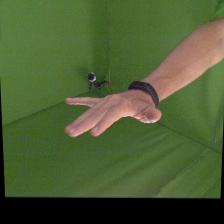
#> input picture Hand pose estimation datasets/FreiHAND/original/naked_hands/00000241.jpg, 224 x 224 px, given in place of 00004882.jpg, which was not available
$ jupyter execute --allow-errors draft.ipynb
#> lines starting #> are read from the running program, lines starting #| are printed output that depends on the picture; pictures that were not available may be replaced by others from this repository, and a replacement may not be noted
[cell 1]
import cv2
import numpy as np
import matplotlib.pyplot as plt

[cell 2]
import numpy as np
import argparse
import cv2
def adjust_gamma(image, gamma=1.0):
    # build a lookup table mapping the pixel values [0, 255] to
    # their adjusted gamma values
    invGamma = 1.0 / gamma
    table = np.array([((i / 255.0) ** invGamma) * 255
        for i in np.arange(0, 256)]).astype("uint8")
    # apply gamma correction using the lookup table
    return cv2.LUT(image, table)

[cell 3]
index = 4882
image = cv2.imread(f"/Users/muxin/PyCharm/FreiHAND/original/naked_hands/{index:08d}.jpg")
#> image is the input picture: shape (224, 224, 3); mean B, G, R 51.8, 93.3, 76.8

fig = plt.figure(figsize=(16, 12))
columns, rows = 4, 1
gamma_values = [0.2, 0.5, 2, 5]  #[0.2, 0.5, 1, 2, 5]
titles = ['Strongly underexposed', 'Underexposed', 'Overexposed', 'Strongly overexposed']

for i in range(1, columns*rows +1):
    image_gamma_correct=adjust_gamma(image, gamma_values[i-1])
    fig.add_subplot(rows, columns, i)
    plt.title(titles[i-1])
    plt.imshow(image_gamma_correct)
#> this loop made 4 passes
#> pass 1, `image_gamma_correct=adjust_gamma(image, gamma_values[i-1])`:
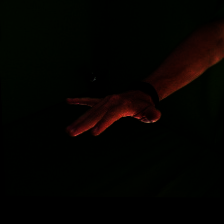
#> image_gamma_correct: shape (224, 224, 3); mean B, G, R 0.6, 3.1, 4.6
#> pass 2, `image_gamma_correct=adjust_gamma(image, gamma_values[i-1])`:
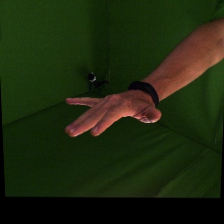
#> image_gamma_correct: shape (224, 224, 3); mean B, G, R 13.5, 39.3, 30
#> pass 3, `image_gamma_correct=adjust_gamma(image, gamma_values[i-1])`:
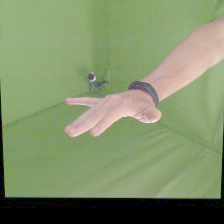
#> image_gamma_correct: shape (224, 224, 3); mean B, G, R 105.6, 143.9, 128.8
plt.show()
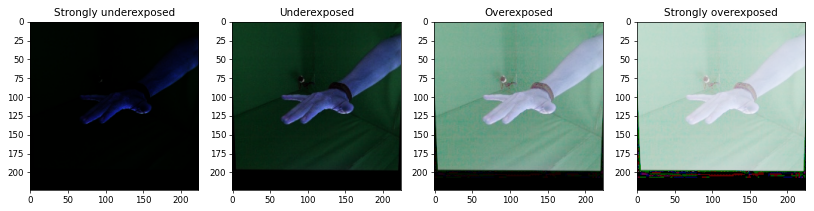
#> figure drawn by matplotlib, 4 panels; B, G, R data is drawn as R, G, B

[cell 4]
image_gamma_correct=adjust_gamma(image, 80)
#> in adjust_gamma (call 5), `return cv2.LUT(image, table)`:
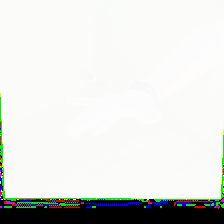
#> returned value: shape (224, 224, 3); mean of channels 0, 1, 2 221.7, 225.1, 222.2; drawn as B, G, R

$ run again, on Hand pose estimation datasets/FreiHAND/original/naked_hands/00004247.jpg
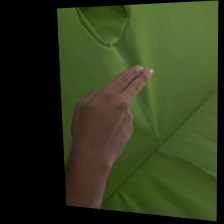
#> input picture Hand pose estimation datasets/FreiHAND/original/naked_hands/00004247.jpg, 224 x 224 px, given in place of 00004882.jpg, which was not available
#> image is the input picture: shape (224, 224, 3); mean B, G, R 27.8, 56.9, 48
#> `plt.show()`:
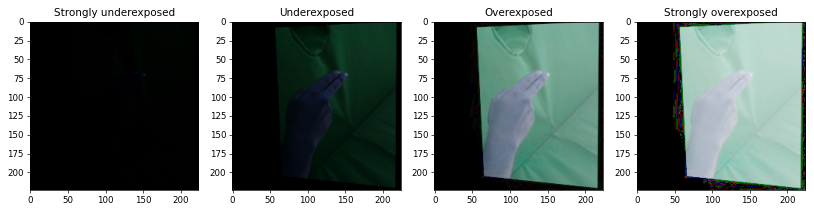
#> figure drawn by matplotlib, 4 panels; B, G, R data is drawn as R, G, B
#> in adjust_gamma (call 5), `return cv2.LUT(image, table)`:
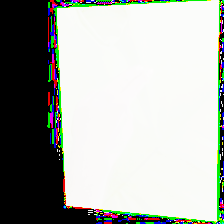
#> returned value: shape (224, 224, 3); mean of channels 0, 1, 2 168, 173.2, 169.5; drawn as B, G, R

$ run again, on Hand pose estimation datasets/FreiHAND/original/naked_hands/00005629.jpg
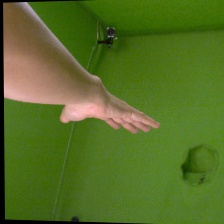
#> input picture Hand pose estimation datasets/FreiHAND/original/naked_hands/00005629.jpg, 224 x 224 px, given in place of 00004882.jpg, which was not available
#> image is the input picture: shape (224, 224, 3); mean B, G, R 37.9, 109.9, 85.6
#> `plt.show()`:
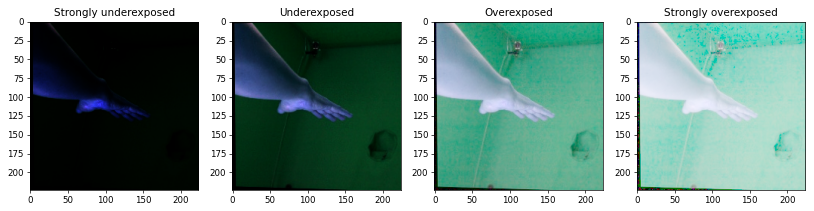
#> figure drawn by matplotlib, 4 panels; B, G, R data is drawn as R, G, B
#> in adjust_gamma (call 5), `return cv2.LUT(image, table)`:
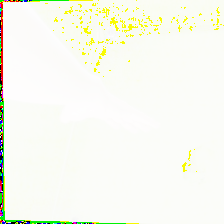
#> returned value: shape (224, 224, 3); mean of channels 0, 1, 2 238.5, 248.8, 247; drawn as B, G, R

$ run again, on Hand pose estimation datasets/FreiHAND/original/naked_hands/00006154.jpg
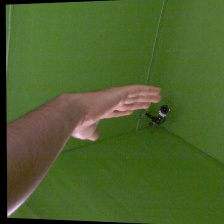
#> input picture Hand pose estimation datasets/FreiHAND/original/naked_hands/00006154.jpg, 224 x 224 px, given in place of 00004882.jpg, which was not available
#> image is the input picture: shape (224, 224, 3); mean B, G, R 43.1, 96.7, 75.2
#> `plt.show()`:
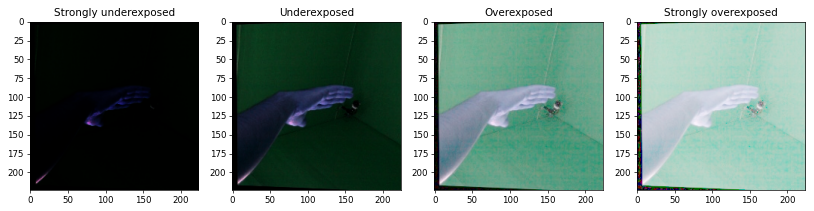
#> figure drawn by matplotlib, 4 panels; B, G, R data is drawn as R, G, B
#> in adjust_gamma (call 5), `return cv2.LUT(image, table)`:
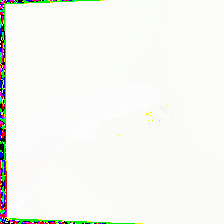
#> returned value: shape (224, 224, 3); mean of channels 0, 1, 2 241.1, 246, 243.9; drawn as B, G, R
